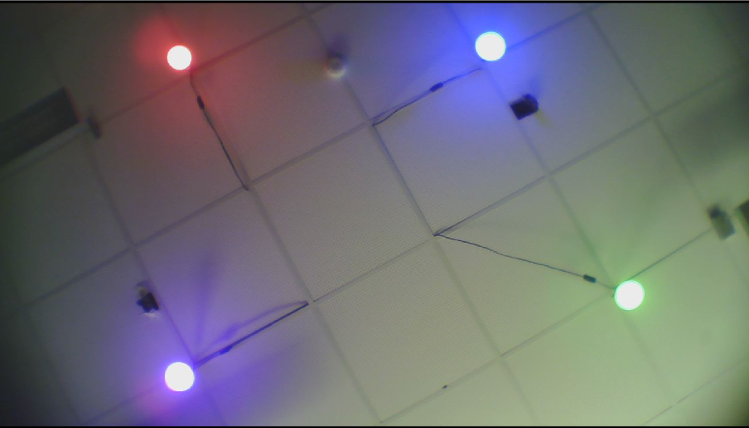
#> input picture Modelcar-111/catkin_ws_user/src/fub_visual_gps/src/img.png, 749 x 428 px
$ python balloon_detector.py   (older library calls are emulated)
#> lines starting #> are read from the running program, lines starting #| are printed output that depends on the picture; after the words box and inside, x2 and y2 are one past the last pixel; in counts of white or black regions, pixels touching at a corner belong together; long printed decimals are rounded
#!/usr/bin/env python2
import functools
import numpy as np
from collections import namedtuple
from itertools import combinations
from time import clock

import cv2
import scipy.optimize
from sklearn.cluster import DBSCAN


# data class for balloons (color specified as the hue from HSV)
Balloon = namedtuple('Balloon', ['name', 'hue', 'position'])

# estimates for balloon positions and hues
# hue is divided by two since opencv uses hues in ranges [0, 180)
balloon_x_base, balloon_x_dist = 2.33, 1.24
balloon_y_base, balloon_y_dist = 1.15, 1.85
balloons = (Balloon('lilac', 260 / 2, (balloon_x_base, balloon_y_base + balloon_y_dist)),
            Balloon('red',   354 / 2, (balloon_x_base + balloon_x_dist, balloon_y_base + balloon_y_dist)),
            Balloon('blue',  222 / 2, (balloon_x_base + balloon_x_dist, balloon_y_base)),
            Balloon('green', 120 / 2, (balloon_x_base, balloon_y_base)),)

# a balloon hues in radians with shape (1, 4)
# angles in range [-pi, pi)
balloon_hues = np.array([[_b.hue for _b in balloons]])


# [16 lines left out: function timed, not called in this run]


class BalloonDetector(object):
    def __init__(self, blur_amount=0, max_cluster_dist=2, min_samples=4,
                 hsv_range_min=(0, 130, 110), hsv_range_max=(181, 255, 255)):
        # how much to blur saturation before thresholding
        self.blur_amount = blur_amount

        # greatest allowed gap in a cluster
        self.max_cluster_dist = max_cluster_dist

        # minimum number of pixels in a
        self.min_samples = min_samples

        self.hsv_range_min = np.array(hsv_range_min)
        self.hsv_range_max = np.array(hsv_range_max)

        # the following attributes are set during detection
        self.balloon_angles = None
        self.balloon_positions = None
        self.mask = None
        self.centers = None
        self.radii = None
        self.xy = None
        self.iterations = None
        self.residual = np.inf

    def detect_balloons(self, hsv, hue, widen_mask=0):
        """
        detect balloons in the image and draw crosses on the detected points
        :param widen_mask: how much to widen the range of HSV values that are considered
        """

        if self.blur_amount > 0:
            hsv = cv2.GaussianBlur(hsv, (self.blur_amount, self.blur_amount), 0)

        mask = cv2.inRange(hsv, self.hsv_range_min - widen_mask, self.hsv_range_max)

        self.mask = mask  # save the mask so the caller can plot it if desired

        # [14 lines of commented-out code are left out]

        ys, xs = np.where(mask)

        if len(ys) < 1:
            return {}

        X = np.column_stack((xs, ys))
        db = DBSCAN(eps=self.max_cluster_dist, min_samples=self.min_samples).fit(X)
        labels = db.labels_

        # Number of clusters that DBSCAN found (ignoring noise label)
        n_clusters = np.max(labels) + 1

        if n_clusters < 1:
            return {}

        # first two columns: x, y coordinates, remaining columns are hue distances
        clusters = np.zeros((n_clusters, 2))
        hues = np.zeros((n_clusters, 1))
        for k in xrange(n_clusters):
            points = X[labels == k]

            center = np.average(points, axis=0)
            clusters[k] = center

            x, y = center

            hues[k] = hue[int(y), int(x)]  # get hues of pixels in original image

        # map from each balloon to the best angle
        balloon_angles = {}
        balloon_positions = {}
        max_y, max_x = hue.shape
        origin = np.array((max_x, max_y)) * .5

        balloon_hue_dist = angle_diff(hues, balloon_hues)

        # iterate over balloons in the order of minimal hue distance
        max_count = min(len(balloons), n_clusters)
        while len(balloon_angles) < max_count:
            # find best match for this balloon
            row, col = np.unravel_index(balloon_hue_dist.argmin(), balloon_hue_dist.shape)
            balloon = balloons[col]

            pos = clusters[row]
            balloon_positions[balloon] = pos

            # calculate the angle from the center of the picture
            x, y = pos - origin
            balloon_angles[balloon] = np.arctan2(-y, x)

            balloon_hue_dist[:, col] = np.inf  # prevent getting this balloon again
            balloon_hue_dist[row] = np.inf  # set hue distances in this row to inf to prevent further matches

        self.balloon_positions = balloon_positions
        return balloon_angles

    def calculate_position(self, hsv, hue, widen_mask=(0, 0, 0)):
        """ :returns the position of the car in world coordinates or None if it isn't available """
        balloon_angles = self.detect_balloons(hsv, hue, widen_mask)
        self.balloon_angles = balloon_angles

        if len(balloon_angles) < 3:  # not enough balloons detected
            return None

        centers = []
        radii = []

        for (a_bal, alpha_a), (b_bal, alpha_b) in combinations(balloon_angles.items(), 2):
            a_to_b = np.array(b_bal.position) - a_bal.position

            alpha = alpha_a - alpha_b
            beta = np.pi / 2 - alpha

            stretch_factor = np.linalg.norm(a_to_b)
            radius = 0.5 * stretch_factor / np.cos(beta)

            circle_o = np.tan(beta) * np.array((-a_to_b[1], a_to_b[0]))

            circle_world = a_bal.position + 0.5 * (a_to_b + circle_o)

            centers.append(circle_world)
            radii.append(radius)

        centers = self.centers = np.array(centers)
        radii = self.radii = np.array(radii)

        # we derived a set of linear equations by subtracting the first circle equation from the rest
        # thereby eliminating the quadratic terms

        # one of the circle equations is the base that gets subtracted from the others
        base_center, other_centers = centers[0], centers[1:]
        base_radii, other_radii = radii[0], radii[1:]

        a = 2 * (other_centers - base_center)
        b = np.sum(other_centers ** 2 - base_center ** 2, axis=-1) + (base_radii ** 2 - other_radii ** 2)

        # find least-squares solution for the linear equation system
        xy, self.residual = np.linalg.lstsq(a, b)[:2]

        return xy

    def calculate_best_position(self, img, max_residual=.5, widen_mask_iter=(0, 14, 17), max_iters=1):
        """ tries to adjust the mask parameters until a solution with a low residual is found """

        hsv = cv2.cvtColor(img, cv2.COLOR_BGR2HSV)
        hue = hsv[:, :, 0].astype(np.float)

        widen_mask = np.array((0, 0, 0))
        for i in xrange(max_iters):
            self.xy = self.calculate_position(hsv, hue, widen_mask)
            if self.xy is not None and not (self.residual > max_residual):
                self.iterations = i
                return self.xy
            widen_mask += widen_mask_iter

        self.iterations = None
        return None

    @staticmethod
    def angle_mean(angles):
        return np.arctan2(np.sin(angles).sum(), np.cos(angles).sum())

    # [7 lines left out: function calculate_angle, not called in this run]

    def res_fun(self, xy):
        """ returns the true residual of the specified solution """
        return (np.sum((self.centers - xy) ** 2, axis=-1) - self.radii ** 2) ** 2

    # [10 lines left out: function compare_nonlinear, not called in this run]

    def draw_markers(self, img):
        """ draw markers for the last detected positions """
        max_y, max_x, _ = img.shape

        # draw coordinate system
        cv2.line(img, (max_x / 2, 0), (max_x / 2, max_y), (255, 255, 255))
        cv2.line(img, (0, max_y / 2), (max_x, max_y / 2), (255, 255, 255))

        # mark position with a cross
        for balloon, pos in self.balloon_positions.items():
            draw_cross(img, pos, balloon.name, balloon.hue)

        if self.iterations is not None:
            label = 'iteration %d, residual: %s' % (self.iterations + 1, self.residual)
            draw_text(img, label, (10, max_y - 20), (0, 255, 0))


def draw_cross(img, pos, label, hue, l_width=1, l_len=8):
    """ draw a cross at the specified position on the image as well as a label """
    pos = np.round(np.asarray(pos)).astype(np.int)
    off_x, off_y = [l_len, 0], [0, l_len]
    # for the line / text color convert from hue to bgr
    color = tuple(cv2.cvtColor(np.uint8([[[hue, 255, 255]]]), cv2.COLOR_HSV2BGR)[0, 0].astype(np.int))
    cv2.line(img, tuple(pos - off_x), tuple(pos + off_x), color, l_width)
    cv2.line(img, tuple(pos - off_y), tuple(pos + off_y), color, l_width)
    draw_text(img, label, tuple(pos + [l_len + 3, 3]), color)


def draw_text(img, text, pos, color, font=cv2.FONT_HERSHEY_SIMPLEX, f_size=0.5, line=cv2.LINE_AA):
    cv2.putText(img, text, pos, font, f_size, color, lineType=line)


def angle_diff(angle_a, angle_b, half_circle=90):
    """ computes the minimum angle distance between two hue angles in range [0, 180) """
    return half_circle - np.abs(np.abs(angle_a - angle_b) - half_circle)


def vector_to_angle(vec):
    """ find the angle to the x axis of a vector """
    return np.arctan2(vec[1], vec[0])


# for testing: a main method
def main(img_fname, use_mpl=True, show_cv2=True, block=True):
#> called with img_fname = 'img.png', use_mpl = True, show_cv2 = True, block = True
    np.set_printoptions(precision=5, suppress=True)  # less verbose numpy printing

    if use_mpl:
        import matplotlib.pyplot as plt
        from matplotlib.colors import hsv_to_rgb

        axes = list(plt.subplots(1, 3, num='balloon detector: %s' % img_fname,
                                 figsize=(20, 5), facecolor='w')[1].reshape(-1))

        ax = axes.pop()
        ax.set_title('world coordinate triangulation')
        for b in balloons:
            ax.plot(*b.position, color=hsv_to_rgb((b.hue / 180.0, 1, 1)), marker='o', markersize=10)

        # dynamically grabs a new subplot from the available ones
        def show_image(img, title, cmap=None):
            """ shows an image in matplotlib, either with the specified color map or converted to RGB """
            ax = axes.pop(0)
            ax.set_title(title)
            ax.axis('off')
            if cmap:
                ax.imshow(img, cmap)
            else:
                ax.imshow(cv2.cvtColor(img, cv2.COLOR_BGR2RGB))
    elif show_cv2:
        def show_image(img, title, cmap=None):
            """ shows an image in cv2 """
            cv2.imshow(title, img)
    else:
        def show_image(i, title, cmap=None):
            pass

    img = cv2.imread(img_fname)
#> img is the input picture: shape (428, 749, 3); mean B, G, R 114.9, 108.6, 108.8

    if img is None:
        print('could not read image at %s' % img_fname)
        sys.exit(1)

    # show_image(img, 'source image')

    detector = BalloonDetector()
    xy = detector.calculate_best_position(img)
#> in calculate_best_position, `hsv = cv2.cvtColor(img, cv2.COLOR_BGR2HSV)`: hsv: shape (428, 749, 3); mean H, S, V 86.8, 56.7, 129.3
#> in calculate_best_position, `hue = hsv[:, :, 0].astype(np.float)`:
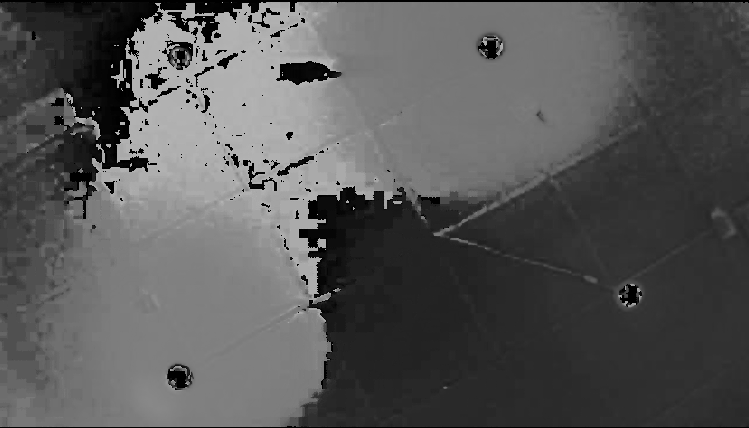
#> hue: shape (428, 749) float64; min 0, max 179, mean 86.8
#> the loop in calculate_best_position, `for i in xrange(max_iters):` made 1 pass
#> self.xy on pass 1: [2.29, 3.05]
#> pass 1, in detect_balloons, `mask = cv2.inRange(hsv, self.hsv_range_min - widen_mask, self.hsv_rang..`:
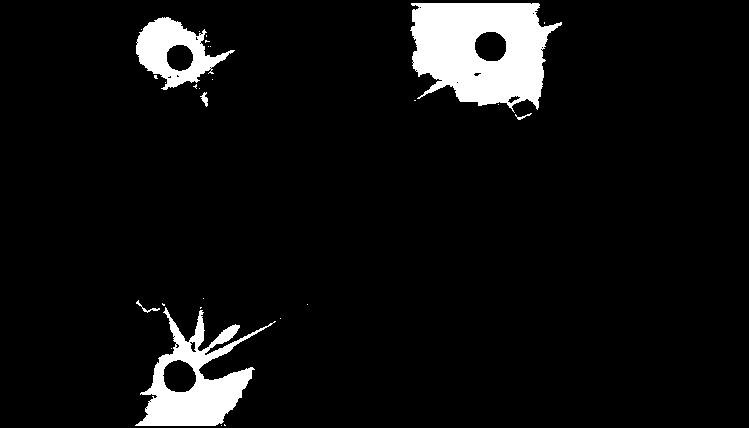
#> mask: shape (428, 749); 6.5% white; 28 white regions (22 under 20 px), largest, box (x1, y1, x2, y2) and area: (410, 3, 562, 113) 11309, (135, 307, 276, 426) 6147, (136, 17, 235, 90) 3215, (200, 92, 208, 107) 59, (136, 300, 160, 313) 59, (515, 113, 532, 120) 36
#> after the loop in calculate_best_position, `for i in xrange(max_iters):`: widen_mask = [0, 14, 17]
    angle = detector.calculate_angle() if xy is not None else 0
#> angle = 0
    print('Position in world coordinates: %s, angle: %6.2f, residual: %s' %
          (xy, np.rad2deg(angle), detector.residual))
#| Position in world coordinates: None, angle:   0.00, residual: [3.657]

    show_image(detector.mask, 'mask', 'gray')
    detector.draw_markers(img)
#> in draw_markers, `cv2.line(img, (0, max_y / 2), (max_x, max_y / 2), (255, 255, 255))`:
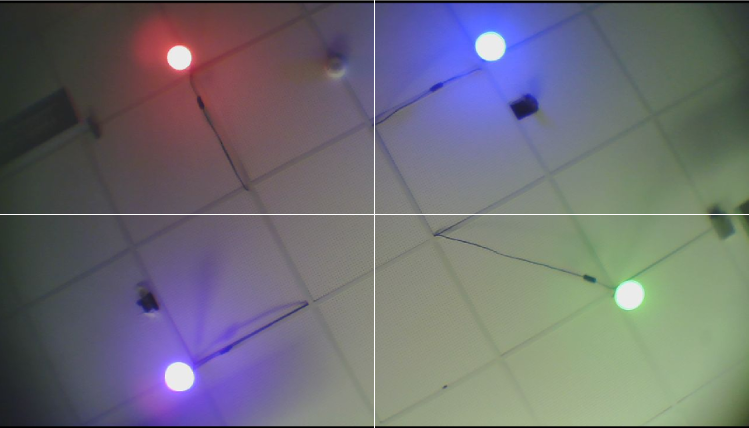
#> img: shape (428, 749, 3); mean B, G, R 115.4, 109.2, 109.4
#> after the loop in draw_markers, `for balloon, pos in self.balloon_positions.items():`:
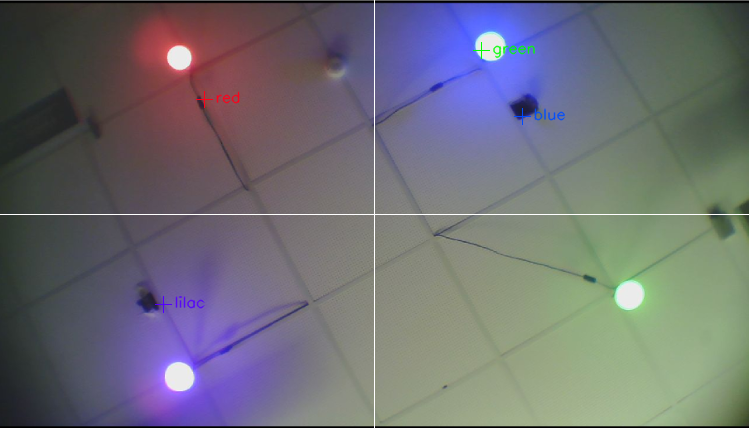
#> img: shape (428, 749, 3); 0.33% of pixels changed, all inside (x1, y1, x2, y2) = (155, 42, 566, 313)
    show_image(img, 'cluster midpoints')

    if use_mpl:
        if detector.centers is not None:
            for center, radius in zip(detector.centers, detector.radii):
                ax.plot(*center, marker='x')
                ax.add_artist(plt.Circle(center, radius, fill=False, alpha=0.3))

        if xy is not None:
            x, y = xy
            ax.plot(x, y, marker='*', alpha=0.6)

            arrow_size = 0.2
            ax.arrow(x, y, np.sin(angle + np.pi / 2) * arrow_size, -np.cos(angle + np.pi / 2) * arrow_size,
                     head_width=0.05, head_length=0.1, fc='k', ec='k')

        scale = 1.25 * max(balloon_x_dist, balloon_y_dist)
        x_orig = balloon_x_base + balloon_x_dist / 2
        y_orig = balloon_y_base + balloon_y_dist / 2
        ax.set_xlim((x_orig - scale, x_orig + scale))
        ax.set_ylim((y_orig - scale, y_orig + scale))
        ax.set_aspect(1, 'datalim')  # keep circles as circles
        plt.tight_layout()
        plt.show(block=block)
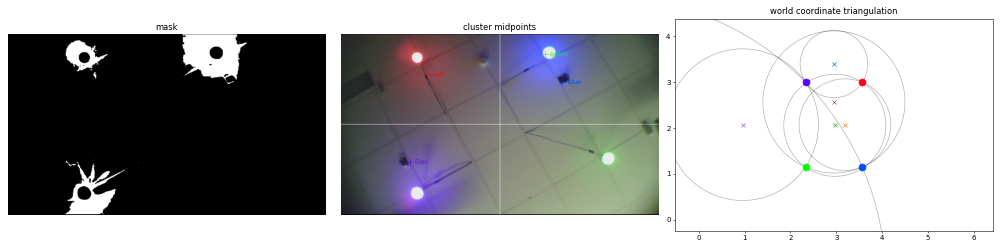
#> figure drawn by matplotlib, 3 panels

    elif show_cv2 and block:
        modifiers = {225, 227, 231, 233}
        while cv2.waitKey(0) in modifiers:  # ignore modifier keys
            print('ignoring modifier')
        cv2.destroyAllWindows()


if __name__ == '__main__':
    import sys

    main(sys.argv[1] if len(sys.argv) > 1 else 'img.png')
